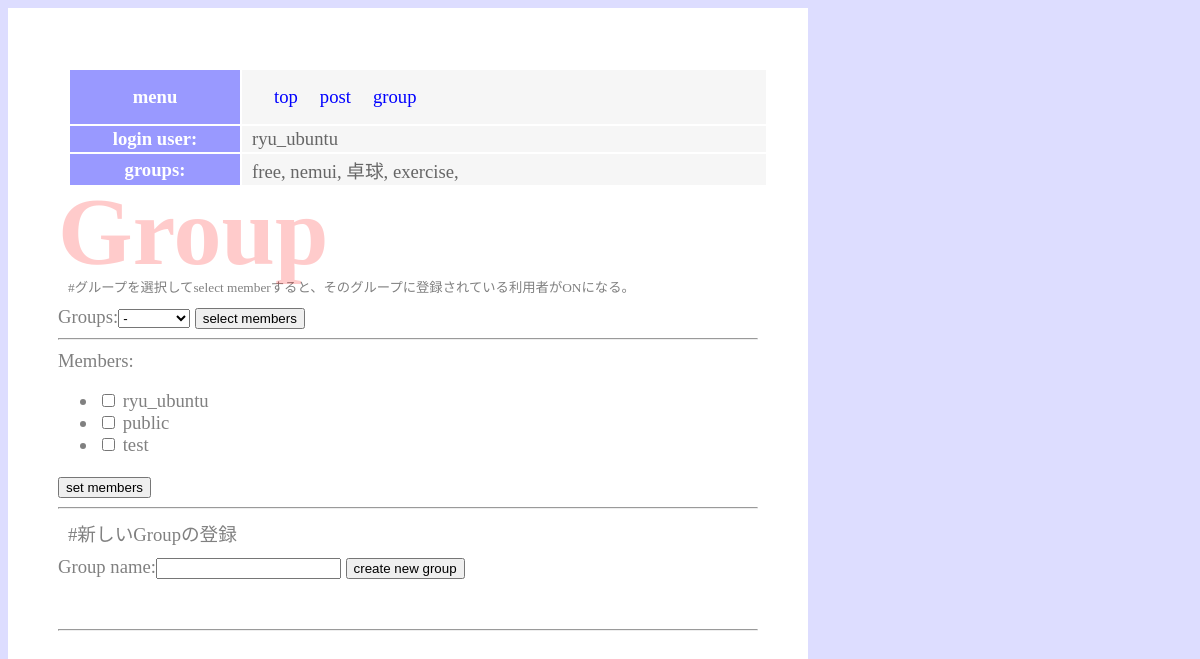
/sns/groups (signed in), run on an earlier commit of the app's database.
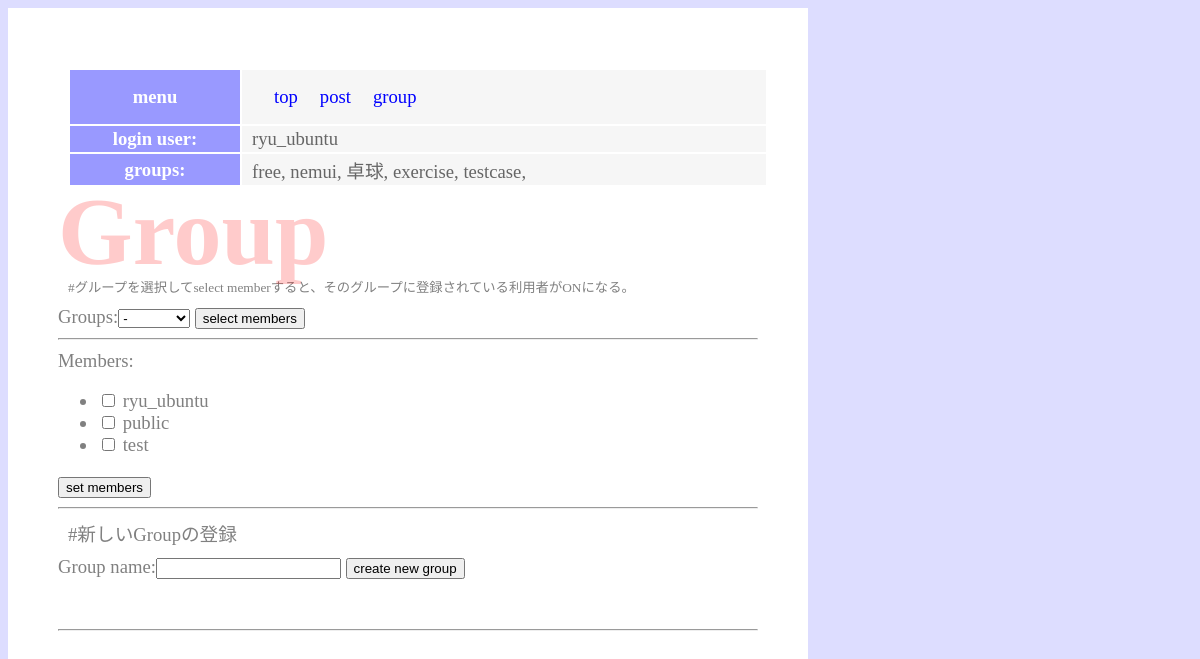
And on a later commit of the database.
### sns/models.py (models this page shows)
class Group(models.Model):
    owner = models.ForeignKey(User, on_delete=models.CASCADE, \
                              related_name='group_owner')
    title = models.CharField(max_length=100)
    def __str__(self):
        return self.title

### sns/views.py (the view)
# urls.py: path('groups', views.groups, name='groups'),
def groups(request):
    members = User.objects.all()
    if request.method == 'POST':
        if request.POST['mode'] == '__groups_form__':
            sel_group = request.POST['groups']
            gp = Group.objects.filter(owner=request.user) \
                .filter(title=sel_group).first()
            mems = User.objects.get(username=request.user).group_owner.filter(title=gp)
            vlist = []
            for item in mems:
                vlist.append(item.owner)
            groupsform = GroupSelectForm(request.user, request.POST)
            membersform = MembersForm(request.user, members=members, vals=vlist)
        if request.POST['mode'] == '__members_form__':
            sel_group = request.POST['group']
            group_obj = Group.objects.filter(title=sel_group).first()
            vlist = request.POST.getlist('members')
            messages.success(request, ' チェックされたMemberを' + \
                             sel_group + 'に登録しました。')
            groupsform = GroupSelectForm(request.user, \
                                        {'groups': sel_group})
            membersform = MembersForm(request.user, \
                                      members=members, vals=vlist)
    else:
        groupsform = GroupSelectForm(request.user)
        membersform = MembersForm(request.user, members=members, \
                                  vals=[])
        sel_group = '-'
    createform = CreateGroupForm()
    groups = Group.objects.filter(owner=request.user)
    params = {
        'login_user': request.user,
        'groups_form': groupsform,
        'members_form': membersform,
        'create_form': createform,
        'group': sel_group,
        'groups': groups,
    }
    return render(request, 'sns/groups.html', params)

### sns/forms.py
class GroupSelectForm(forms.Form):
    def __init__(self, user, *args, **kwargs):
        super(GroupSelectForm, self).__init__(*args, **kwargs)
        self.fields['groups'] = forms.ChoiceField(
            choices=[('-', '-')] + [(item.title, item.title) \
            for item in Group.objects.filter(owner=user)],
        )

class MembersForm(forms.Form):
    def __init__(self, user, members=[], vals=[], *args, **kwargs):
        super(MembersForm, self).__init__(*args, **kwargs)
        self.fields['members'] =  forms.MultipleChoiceField(
            choices = [(item.username, item.username) for item in members],
            widget = forms.CheckboxSelectMultiple(),
            initial=vals
        )

### sns/templates/sns/groups.html (shortened to what this page needs)
{% extends 'sns/layout.html' %}
{% block header %}
<!DOCTYPE html>
<h1>Group</h1>
<p class="caption">#グループを選択してselect memberすると、そのグループに登録されている利用者がONになる。</p>
{% endblock %}
{% block content %}
<form action="{% url 'groups' %}" method="post">
    {{groups_form}}
    <button>select members</button>
</form>
<hr>
<form action="{% url 'groups' %}" method="post">
    {{members_form}}
    <button>set members</button>
</form>
<hr>
<p>#新しいGroupの登録</p>
<form action="{% url 'creategroup' %}" method="post">
    {{create_form}}
    <button>create new group</button>
</form>
{% endblock %}

### sns/templates/sns/layout.html (shortened to what this page needs)
{% load static %}
<!DOCTYPE html>
<html lang="ja">
    <head>
        <link rel="stylesheet" type="text/css"
          href="{% static 'sns/style.css'%}"/>
    </head>
    <body>
        <div class="body_content">
        <div class="body_content_inner">
            <table class="login_table" width="100%">
                <tr><th width="150px">menu</th><td>
                <table class="login_table_inner">
                <tr>
                    <td><a href="{% url 'index' %}">top</a></td>
                    <td><a href="{% url 'post' %}">post</a></td>
                    <td><a href="{% url 'groups' %}">group</a></td>
                </tr>
                </table>
                </td></tr>
                <tr><th width="150px">login user:</th>
                    <td>{{login_user}}</td></tr>
                <tr><th width="150px">groups:</th>
                    <td> {% for item in groups %} {{item}}, {% endfor %} </td>
                </table>
                <div class="header">{% block header%}
                    {% endblock %}</div>
                <div class="content">{% block content%}
                    {% endblock %}</div>
                <div class="footer">
                <hr>
                </div>
            </div>
            </div>
    </body>
</html>

What changed in the data, as far as the page shows it:
added Group: title "testcase"
